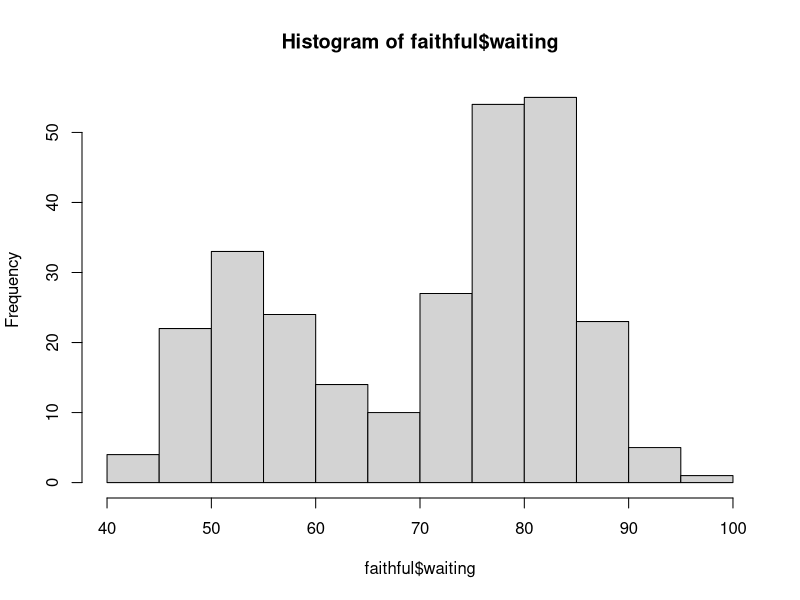
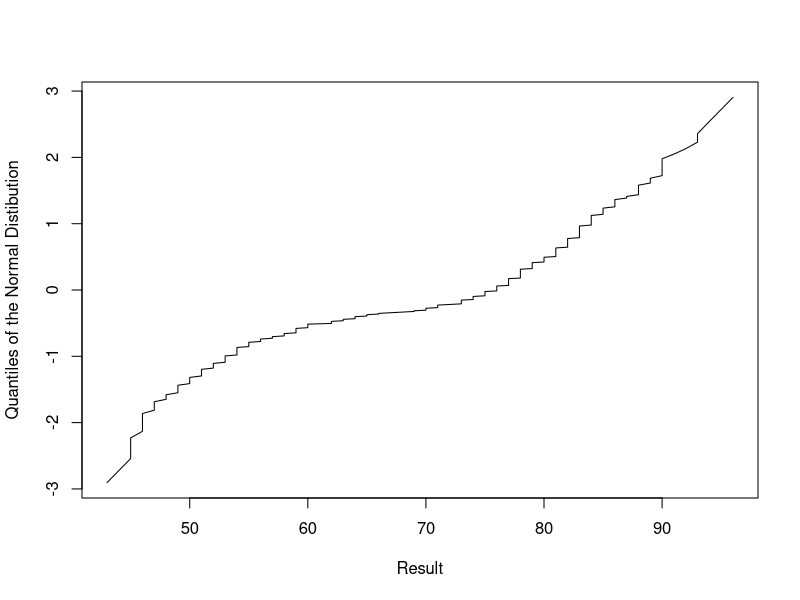
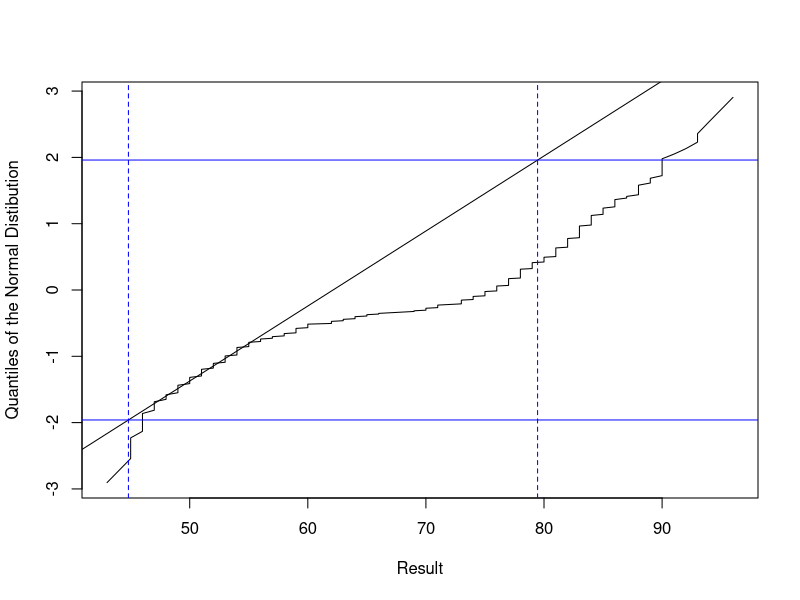
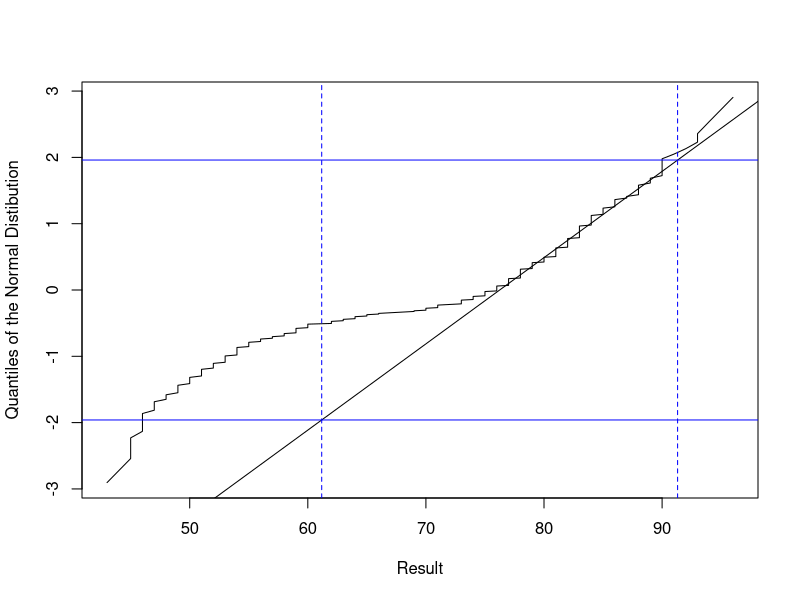

Write R code to recreate these figures, in order.
# R code for generating Hoffmann plots
# Code authors: Dr. Daniel T. Holmes, MD and Dr. Kevin A Buhr, PhD
# ----------------------------------------
# Usage
# ----------------------------------------
# Hoff.QQ.plot <- function(x, alpha = 0.05, from = NA, to = NA, xrange = c(NA,NA))
# ----------------------------------------
# Arguments
# ----------------------------------------
# x         a vector of observations drawn from the mixure for which
#           decomposition is desired.
# from      a vector of length 1 to define the lower limit of a linear
#           section of interest in the QQ-plot of x. Both 'from' and
#           'to' must be supplied values to obtain a reference
#           interval estimate.
# to        a vector of length 1 to define the upper limit of a linear
#           section of interest in the QQ-plot of x.Both 'from' and
#           'to' must be supplied values to obtain a reference
#           interval estimate.
# alpha     alpha value reference interval estimate. 
# xlim      vector of length = 2 defining a plot range.
# ----------------------------------------
# Value
# ----------------------------------------
# Returns a named vector with the following values:
# lower:    the estimate of the lower limit of normal
# upper:    the estimate of the upper limit of normal

Hoff.QQ.plot <- function(x, alpha=0.05, from=NA, to=NA, xlim=range(x)) {
  x <- sort(x)
  qq.data <- as.data.frame(qqnorm(x, datax = TRUE, plot.it = FALSE))
  plot(y ~ x, 
       data = qq.data,
       type = "l",
       xlab = "Result",
       ylab = "Quantiles of the Normal Distibution",
       xlim = xlim)
  if (!is.na(from) & !is.na(to)) {
    linear <- subset(qq.data, x >= from & x <= to)
    lin.mod <- lm(y ~ x, data = linear)
    abline(lin.mod)
    RI <- (c(qnorm(alpha/2),qnorm(1-alpha/2))
      - lin.mod$coefficients[1])/lin.mod$coefficients[2]
    result <- c(RI[1], RI[2])
    names(result) <- c("lower", "upper")
    abline(h = c(qnorm(alpha/2), qnorm(1 - alpha/2)), col = "blue")
    abline(v = RI, col = "blue", lty = 2)
    return(result)
  }
}

# Example
# ----------------------------------------
# Built-in R data set for waiting times between eruptions of the Old
# Faithful geyser in Yellowstone National Park.

data("faithful")
hist(faithful$waiting)
Hoff.QQ.plot(faithful$waiting)
# linear sections are seen from ~ 48 to 53 min and ~ 77 to 89
Hoff.QQ.plot(faithful$waiting, from = 48, to = 54)
Hoff.QQ.plot(faithful$waiting, from = 77, to = 89)
